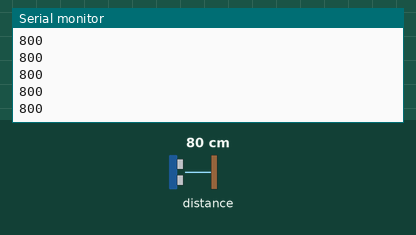
A sketch run on a simulated Arduino Uno R4 WiFi. Parts: the last lines printed to the serial monitor. Inputs (shaded band) come from the test bench; at power-on: distance to the obstacle 80 cm.

Above: at 1.2 s.
1.3 s: distance to the obstacle set to 2 cm
At 1.8 s:
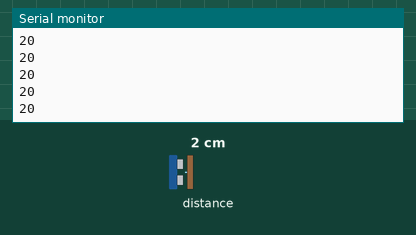
2.8 s: distance to the obstacle set to 4 cm
At 3.3 s:
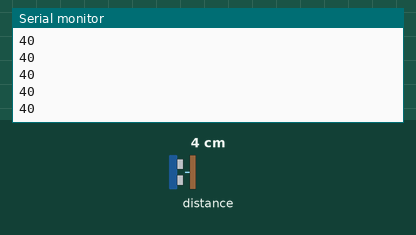
Timing chart, 0 to 5.8 s (numbered marks = the images above; inputs shaded):
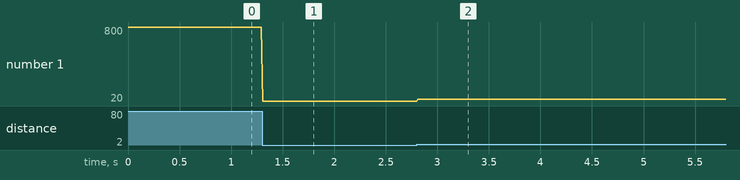

Measured:
- after the input at 1.3 s, the serial monitor: prints a new line at once (image 1)
- after the input at 2.8 s, the serial monitor: prints a new line at once (image 2)
- plotted number 1: 800 → 20 after the input at 1.3 s, 20 → 40 after the input at 2.8 s

The sketch:

serial.ino
```cpp
#include "Modulino.h"

// Create a ModulinoDistance object
ModulinoDistance distance;

void setup() {
  Serial.begin(9600);
  // Initialize Modulino I2C communication
  Modulino.begin();
  // Detect and connect to distance sensor module
  distance.begin();
}

void loop() {
  // Check if new distance measurement is available
  if (distance.available()) {
    // Get the latest distance measurement in millimeters
    int measure = distance.get();
    Serial.println(measure);
  } else {
    Serial.println("distance not available");
  }
  delay(10);
}
```
